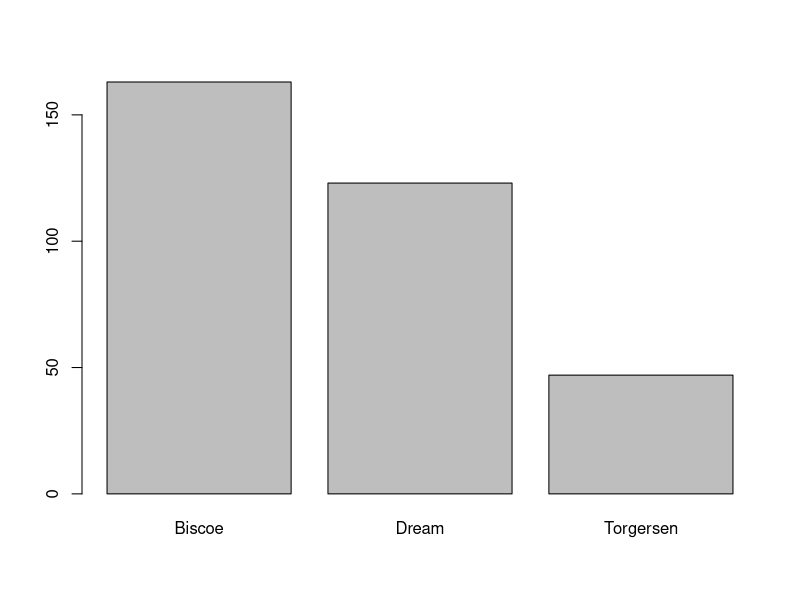
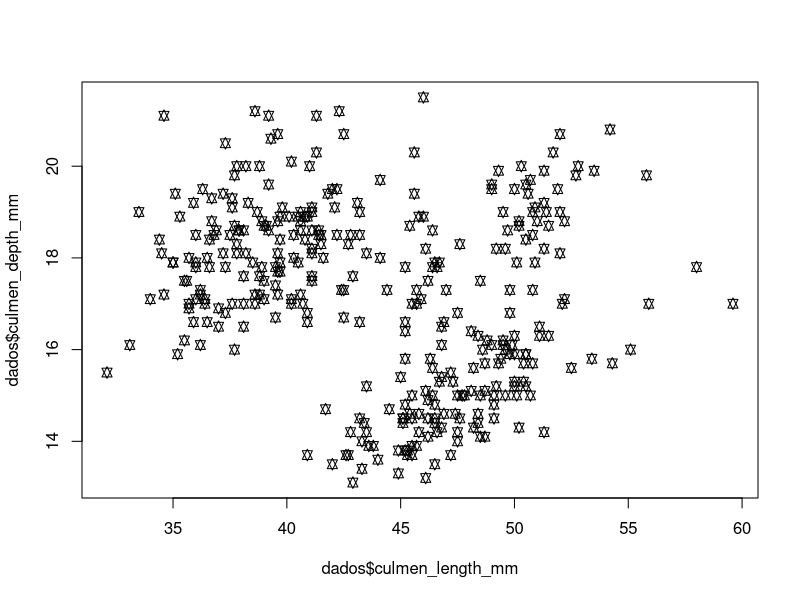
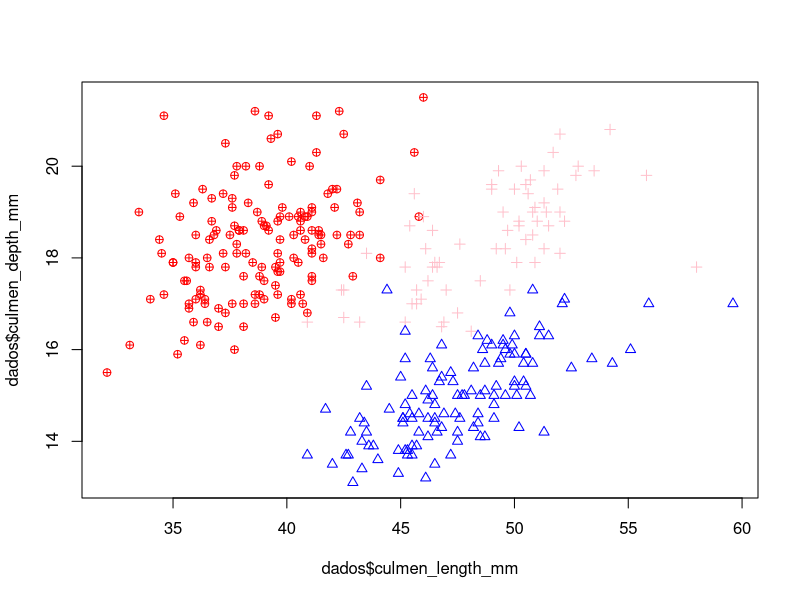
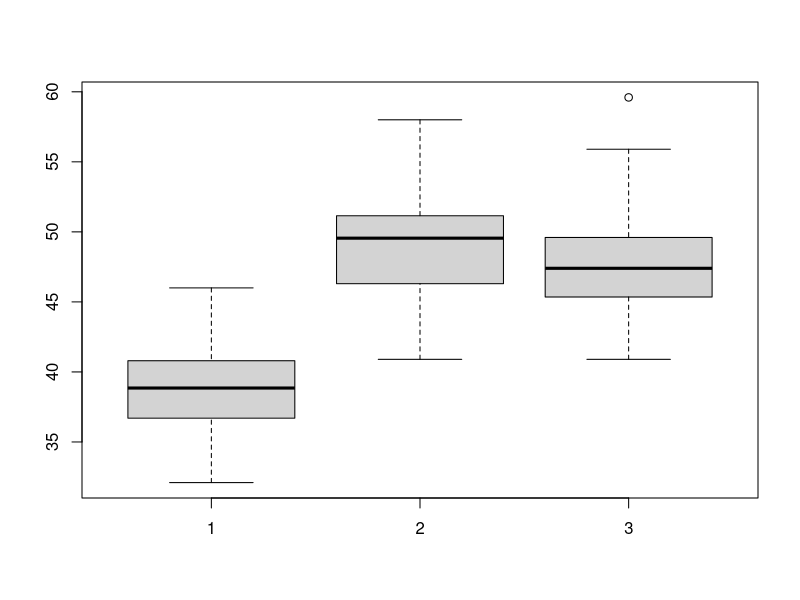
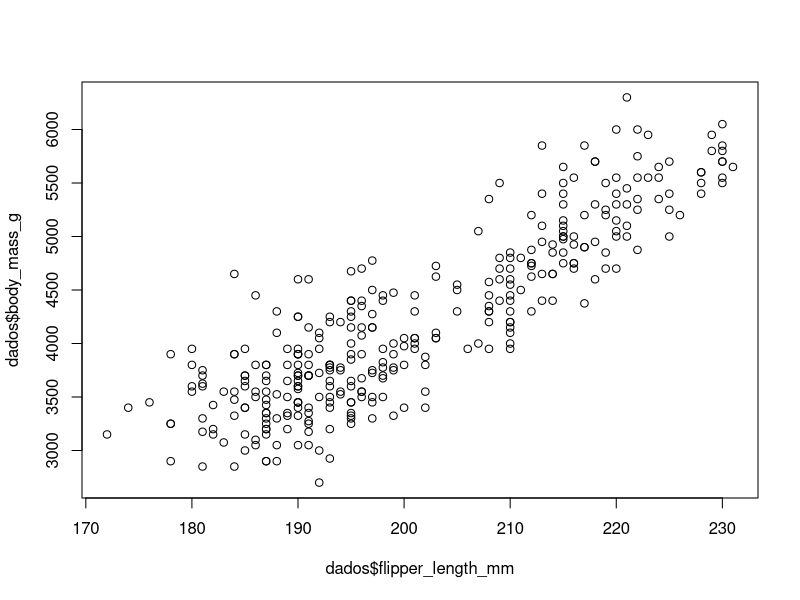

These figures' R source, in order:
### PINGUIM ###
dados<- read.csv("pinguim.csv", header = TRUE)
str(dados)
unique(dados$species)
table(dados$species)
table(dados$island)
barplot(table(dados$island))
plot(x = dados$culmen_length_mm, y= dados$culmen_depth_mm, pch=11, "p")


adelie <- dados[dados$species== "Adelie",]
chinstrap <- dados[dados$species== "Chinstrap",]
gentoo <- dados[dados$species== "Gentoo",]

plot(x = dados$culmen_length_mm, y= dados$culmen_depth_mm, pch=11, "n")
points(x = adelie$culmen_length_mm, y= adelie$culmen_depth_mm, pch = 10, col= "red")
points(x = chinstrap$culmen_length_mm, y= chinstrap$culmen_depth_mm, pch = 3, col= "pink")
points(x = gentoo$culmen_length_mm, y= gentoo$culmen_depth_mm, pch = 2, col= "blue")
boxplot(adelie$culmen_length_mm, chinstrap$culmen_length_mm, gentoo$culmen_length_mm)

n <- round(nrow(dados)*0.8)

dados <- dados[sample(nrow(dados)),]

treinamento <- dados[1:n,]
teste <- dados[-(1:n), ]


previsao <- c()
for (j in 1:nrow(teste)) {
  distancias <- c()
  for (k in 1:nrow(treinamento)) {
    distancias[k] <- sqrt(sum((teste[j, c(3,4,5)] - treinamento[k, c(3,4,5)])**2))
  }
  previsao[j] <- treinamento$species[order(distancias)[1]]
}
previsao == teste$species
mean(previsao== teste$species)
plot(x= dados$flipper_length_mm, y=dados$body_mass_g)






